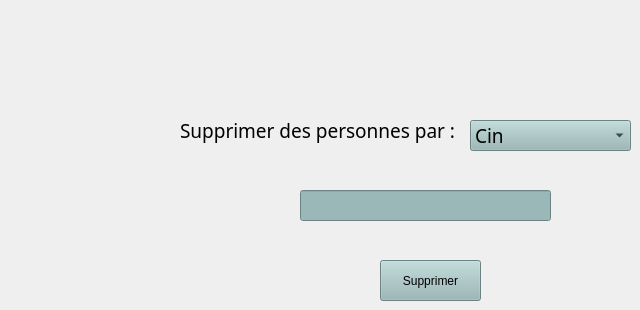
          <widget class="QWidget" name="tab_5">
           <attribute name="title">
            <string>Supprmier personne</string>
           </attribute>
           <widget class="QLabel" name="label_7">
            <property name="geometry">
             <rect>
              <x>180</x>
              <y>110</y>
              <width>331</width>
              <height>41</height>
             </rect>
            </property>
            <property name="font">
             <font>
              <family>Mongolian Baiti</family>
              <pointsize>14</pointsize>
              <weight>50</weight>
              <italic>false</italic>
              <bold>false</bold>
             </font>
            </property>
            <property name="text">
             <string>Supprimer des personnes par : </string>
            </property>
           </widget>
           <widget class="QComboBox" name="comboBox">
            <property name="geometry">
             <rect>
              <x>470</x>
              <y>120</y>
              <width>161</width>
              <height>31</height>
             </rect>
            </property>
            <property name="font">
             <font>
              <family>Mongolian Baiti</family>
              <pointsize>14</pointsize>
              <weight>50</weight>
              <italic>false</italic>
              <bold>false</bold>
             </font>
            </property>
            <property name="styleSheet">
             <string notr="true">background-color: rgb(153, 184, 183);</string>
            </property>
            <item>
             <property name="text">
              <string>Cin</string>
             </property>
            </item>
            <item>
             <property name="text">
              <string>Nationalité</string>
             </property>
            </item>
            <item>
             <property name="text">
              <string>Tel</string>
             </property>
            </item>
           </widget>
           <widget class="QLineEdit" name="lineEdit_5">
            <property name="geometry">
             <rect>
              <x>300</x>
              <y>190</y>
              <width>251</width>
              <height>31</height>
             </rect>
            </property>
            <property name="styleSheet">
             <string notr="true">background-color: rgb(153, 184, 183);</string>
            </property>
           </widget>
           <widget class="QPushButton" name="pushButton_8">
            <property name="geometry">
             <rect>
              <x>380</x>
              <y>260</y>
              <width>101</width>
              <height>41</height>
             </rect>
            </property>
            <property name="cursor">
             <cursorShape>PointingHandCursor</cursorShape>
            </property>
            <property name="styleSheet">
             <string notr="true">background-color: rgb(153, 184, 183);</string>
            </property>
            <property name="text">
             <string>Supprimer</string>
            </property>
           </widget>
          </widget>
